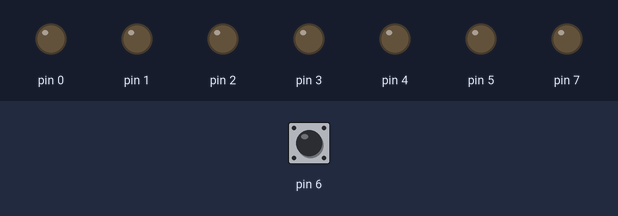
The sketch below on a simulated Arduino Uno, built with avr-gcc and run on an emulated ATmega328P. Parts: output pins drawn as LEDs (lit = HIGH). The test bench sets the inputs (shaded band); at power-on: pin 6 HIGH.

Above: at 1.2 s.
1.3 s: pin 6 pulled LOW for 0.15 s
At 2.0 s:
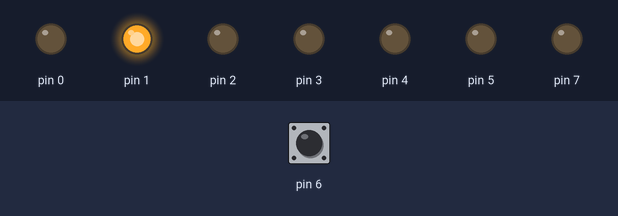
2.9 s: pin 6 pulled LOW for 1 s
At 3.2 s:
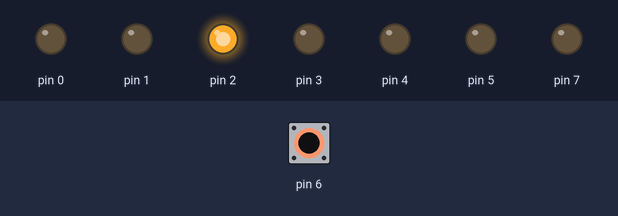
5.4 s: pin 6 pulled LOW for 0.15 s
At 6.3 s:
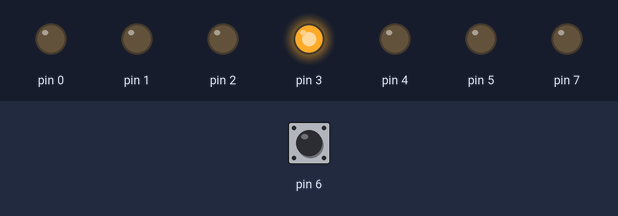
7.0 s: pin 6 pulled LOW for 3.2 s
At 7.5 s:
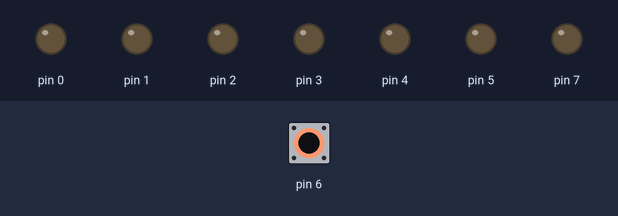
Timing chart, 0 to 10.0 s (numbered marks = the images above; inputs shaded):
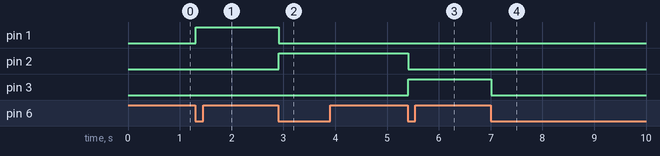

The sketch:

Lab02Zad03.ino
```cpp
bool diodeOn;
bool switchState;
bool oldSwitchState;
int counter =0;

void setup()
{
  	DDRD = B10111111;
  	PORTD = B01000000;
}

void loop()
{

  switchState = bitRead(PIND, 6);

if (oldSwitchState != switchState) {

    oldSwitchState = switchState;
    delay(10);
    switchState = bitRead(PIND, 6);
    if(!switchState) {
     // obsługa zbocza malejacego
      diodeOn = !diodeOn;
      counter++;
    }
    else {
      //obsluga zbocza rosnacego
    }
	}
  if(counter == 1) {
    PORTD = B01000010;
  }
  if(counter == 2) {
   PORTD = B01000100;
  }
  if(counter == 3) {
   PORTD = B01001000;
  }
  if(counter == 4) {
    PORTD = B01000000;
    counter = 0;
  }
}
```

Measured:
- after the input at 1.3 s, pin 1: LOW → HIGH at once
- after the input at 2.9 s, pin 1: HIGH → LOW at once; pin 2: LOW → HIGH at once
- after the input at 5.4 s, pin 2: HIGH → LOW at once; pin 3: LOW → HIGH at once
- after the input at 7.0 s, pin 3: HIGH → LOW at once
